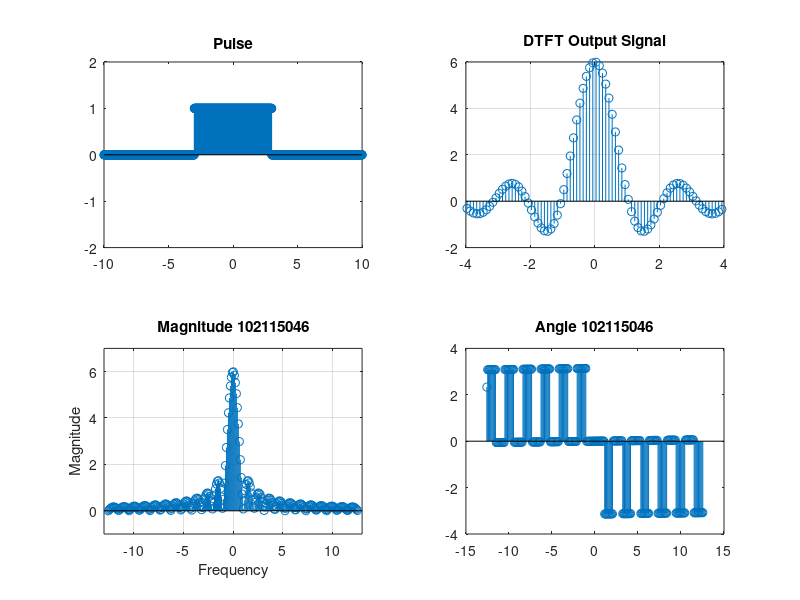

Reproduce this figure in MATLAB.
clc
clear all;

t=-10:0.01:10;
p=(t>=-3)-(t>=3)
subplot(2,2,1);
stem(t,p)
xlim([-10 10]);
ylim([-2 2]);
title('Pulse');

w=-4*pi:0.1:4*pi;
for i=1:length(w)
     m(i)=trapz(t,p.*exp(-j*w(i).*t));
end

subplot(2,2,2);
stem(w,(m));

xlim([-4 4]);
grid on
title('DTFT Output Signal');

subplot(2,2,3);
stem(w,abs(m));
grid on;
xlabel('Frequency');
ylabel('Magnitude');
title('Magnitude 102115046')
ylim([-1 7]);
xlim([-13 13]);

subplot(2,2,4);
stem(w,angle(m));
title('Angle 102115046')
